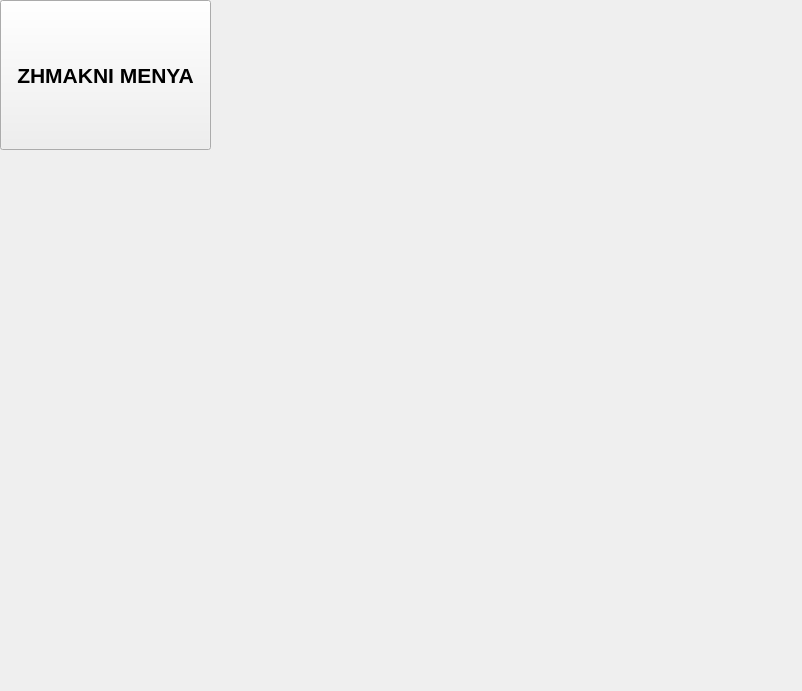
<?xml version="1.0" encoding="UTF-8"?>
<ui version="4.0">
 <class>Form</class>
 <widget class="QWidget" name="Form">
  <property name="geometry">
   <rect>
    <x>0</x>
    <y>0</y>
    <width>802</width>
    <height>691</height>
   </rect>
  </property>
  <property name="windowTitle">
   <string>Form</string>
  </property>
  <widget class="QPushButton" name="pushButton">
   <property name="geometry">
    <rect>
     <x>0</x>
     <y>0</y>
     <width>211</width>
     <height>150</height>
    </rect>
   </property>
   <property name="font">
    <font>
     <pointsize>16</pointsize>
     <weight>75</weight>
     <bold>true</bold>
    </font>
   </property>
   <property name="text">
    <string>ZHMAKNI MENYA</string>
   </property>
  </widget>
 </widget>
 <resources/>
 <connections/>
</ui>
